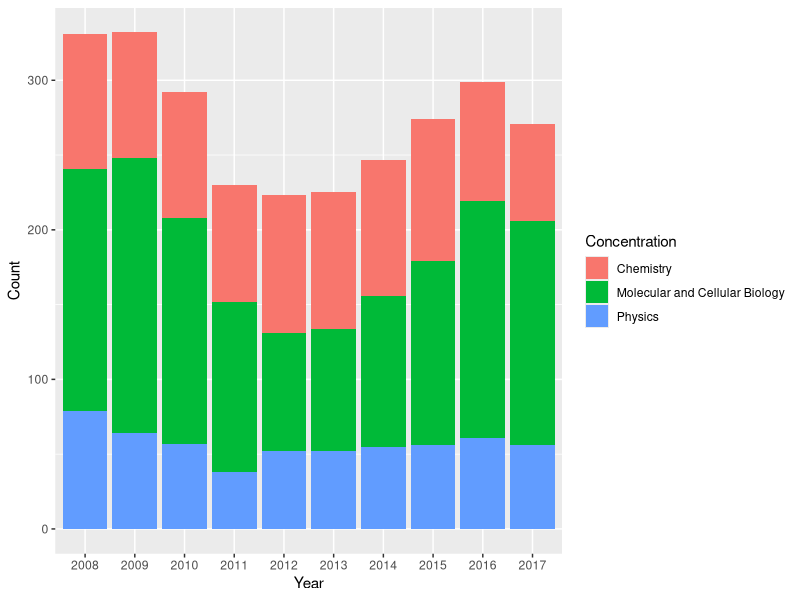
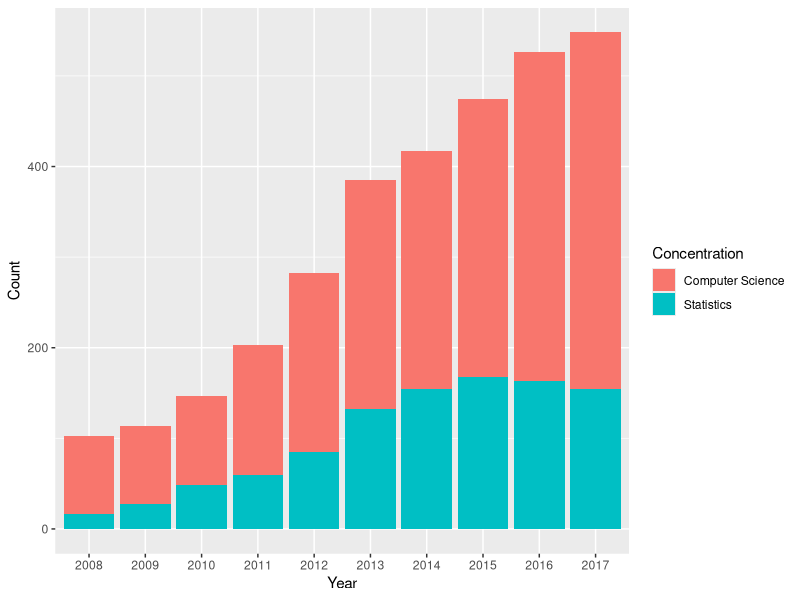

Generate these figures, in order, with R:
library(tidyverse)
library(readr)
library(readxl)
library(ggplot2)
library(knitr)

concentrations <- read_xlsx("concentrations_h.xlsx") %>% 
  gather(Year, Count, 2:11) 

hard_sciences <- concentrations %>% 
  filter(Concentration %in% c("Molecular and Cellular Biology", "Chemistry", "Physics")) 
hard_sciences_plot<- 
  ggplot(hard_sciences, aes(x = Year, y = Count, fill = Concentration)) + 
  geom_bar(stat = "identity"); plot(hard_sciences_plot)

applied_stem <- concentrations %>% 
  filter(Concentration %in% c("Statistics", "Computer Science", "Applied Mathematics*"))
applied_stem_plot<- 
  ggplot(applied_stem, aes(x = Year, y = Count, fill = Concentration)) + 
  geom_bar(stat = "identity"); plot(applied_stem_plot)

